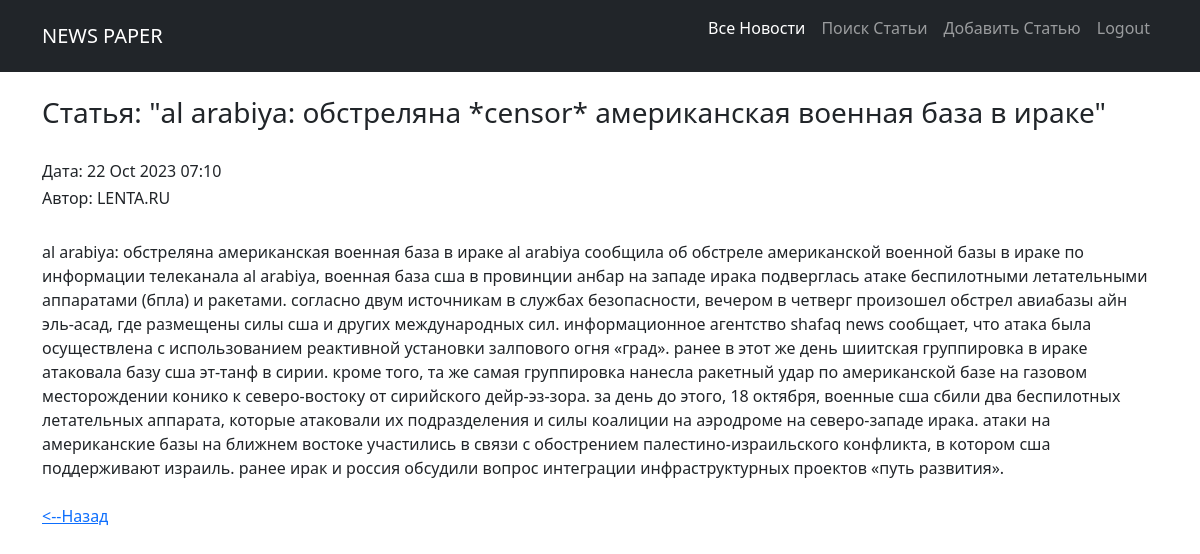
Screenshot of /news/9/ (signed in) with the database file from the repository.
### news/models.py (models this page shows, shortened)
class Post(models.Model):
    author = models.ForeignKey(Author, on_delete=models.CASCADE)
    NEWS = 'NW'
    ARTICLE = 'AR'
    CATEGORY_CHOICES = (
        (NEWS, 'Новость'),
        (ARTICLE, 'Статья')
    )
    categoryType = models.CharField(max_length=2, choices=CATEGORY_CHOICES, default=ARTICLE)
    dateCreation = models.DateTimeField(auto_now_add=True)
    postCategory = models.ManyToManyField(Category, through='PostCategory')
    title = models.CharField(max_length=128)
    text = models.TextField()
    rating = models.SmallIntegerField(default=0)

class Author(models.Model):
    authorUser = models.OneToOneField(User, on_delete=models.CASCADE)
    ratingAuthor = models.SmallIntegerField(default=0)
    def __str__(self):
        return f'{self.authorUser}'

### news/views.py (the view)
# urls.py: path('<int:pk>/', PostDetailView.as_view(), name='post_detail'), # Ссылка на детали статьи
class PostDetailView(LoginRequiredMixin, DetailView):
    template_name = 'news/post_detail.html'
    queryset = Post.objects.all()

### news/templatetags/custom_filters.py (called while the page is built)
@register.filter(name='censor') # регистрируем наш фильтр под именем censor,
def censor(censor_text): # первый аргумент здесь — это то значение, к которому надо применить фильтр,
    for word in censor_words:
        censor_text = censor_text.lower().replace(word.lower(), '*censor*')  # переводим в строчные буквы, заменяем на *censor*
    return censor_text # возвращаемое функцией значение — это то значение, которое подставится к нам в шаблон

### news/templates/news/post_detail.html (shortened to what this page needs)
{% extends 'flatpages/default.html' %}
{% load custom_filters %}
{% block content %}
    <br>
    <h3>Статья: "{{ post.title|censor }}"</h3><br>
    <h6>Дата: {{ post.dateCreation|date:'d M Y h:m' }}</h6>
    <h6>Автор: {{ post.author }}</h6>
    <br>
    {{ post.text|censor }}
    <br>
    <br>
    <a href="/news/"> <--Назад </a>
{% endblock content %}

### rows the page displays
Post: title|censor "al arabiya: обстреляна *censor* американская военная база в ираке", dateCreation "22 Oct 2023 07:10", author "LENTA.RU", text|censor "al arabiya: обстреляна американская военная база в ираке al arabiya сообщила об обстреле американской военной базы в ираке по информации телеканала al arabiya, военная база сша в провинции анбар на западе ирака подверглась атаке беспилотными летательными аппаратами (бпла) и ракетами. согласно двум источникам в службах безопасности, вечером в четверг произошел обстрел авиабазы айн эль-асад, где размещены силы сша и других международных сил. информационное агентство shafaq news сообщает, что атака была осуществлена с использованием реактивной установки залпового огня «град». ранее в этот же день шиитская группировка в ираке атаковала базу сша эт-танф в сирии. кроме того, та же самая…"
